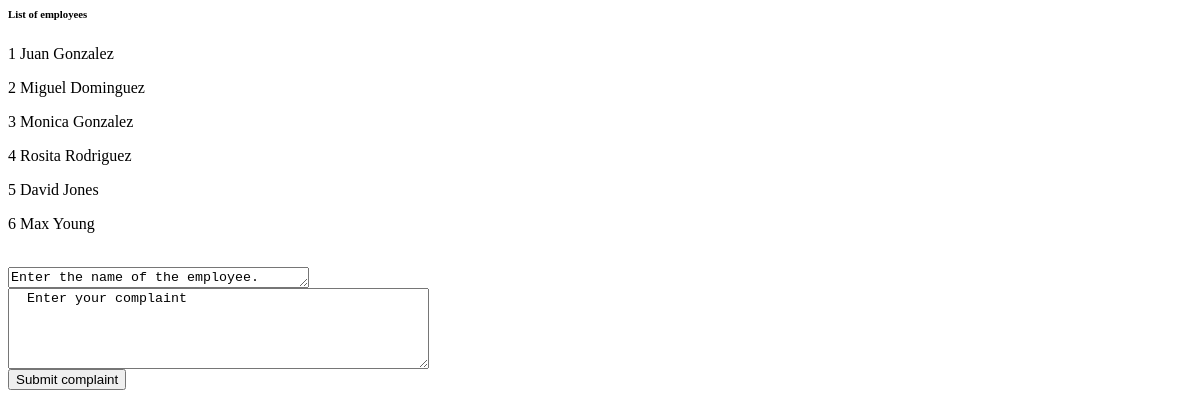
/show_complaint_form/ (signed in), run on an earlier commit of the app's database.
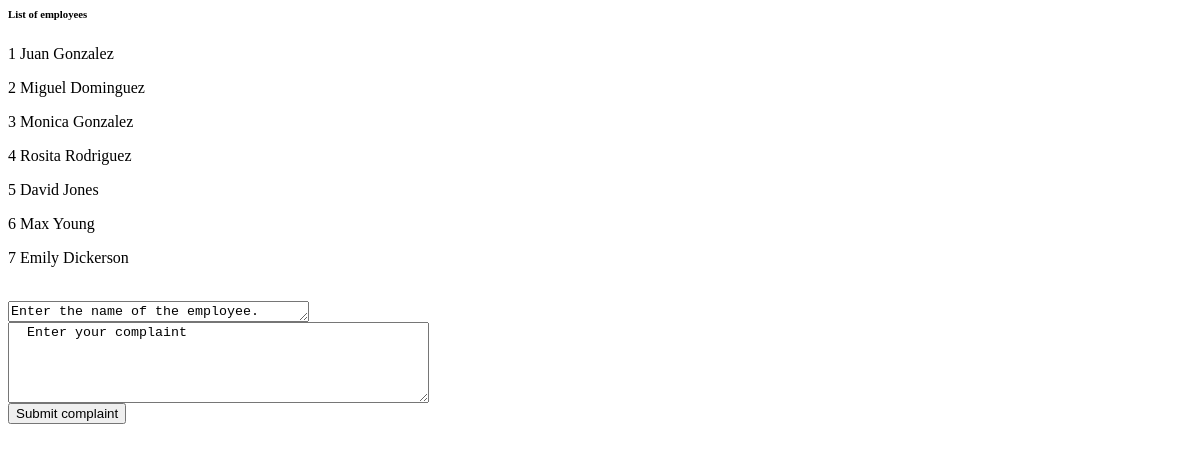
And on a later commit of the database.
### tables this page shows
CREATE TABLE employees (
    emp_id VARCHAR(5) not null,
    password varchar(20) not null,
    emp_fname varchar(20) not null,
    emp_lname varchar(20) not null,
    address varchar(40) not null,
    city varchar(20) not null,
    state nchar(2) not null,
    postal char(5) not null,
    apt varchar(5),
    phone nchar(10) not null,
    ssn varchar(9),
    birthdate DATE not null,
    salary decimal(5,2) not null,
    date_hired [timestamp] timestamp,
    hired nchar(1) not null,
    demotions int,
    compliments int,
    complaints int,
    last_ordered [timestamp] timestamp,
    PRIMARY KEY (emp_id)
    );

### app/models/views.py (the view)
@app.route('/show_complaint_form/')
def show_complaint_form():
    db = db_connect()
    hired_employees = db.select_all_hired_employees()
    return render_template("/complaints.html", employees=hired_employees)

### app/models/models.py (called while the page is built)
    def select_all_hired_employees(self):
        result = self.cur.execute("SELECT * FROM employees WHERE hired = 1").fetchall()
        return result

### app/templates/complaints.html
{% if session['logged_in'] == True %}
<body>
<form action="{{ url_for('submit_complaint') }}" method="POST">
    <h6> List of employees</h6>
    {% for employee in employees %}
    <p>{{ loop.index }} {{ employee[2]}} {{employee[3]}}</p>
    {% endfor %}
    <br /><textarea name="employee" cols="35" rows="1">Enter the name of the employee.
    </textarea>
    <br />
  <textarea name="complaint" cols="50" rows="5">
  Enter your complaint
  </textarea><br />
  <input type="submit" value="Submit complaint">
</form>
{% else %}
{% print(session['logged_in']) %}
<p>You need to log in to do that!</p>
{% endif %}
</body>

What changed in the data, as far as the page shows it:
now on this page (row edited): employees: emp_fname "Emily", emp_lname "Dickerson"
